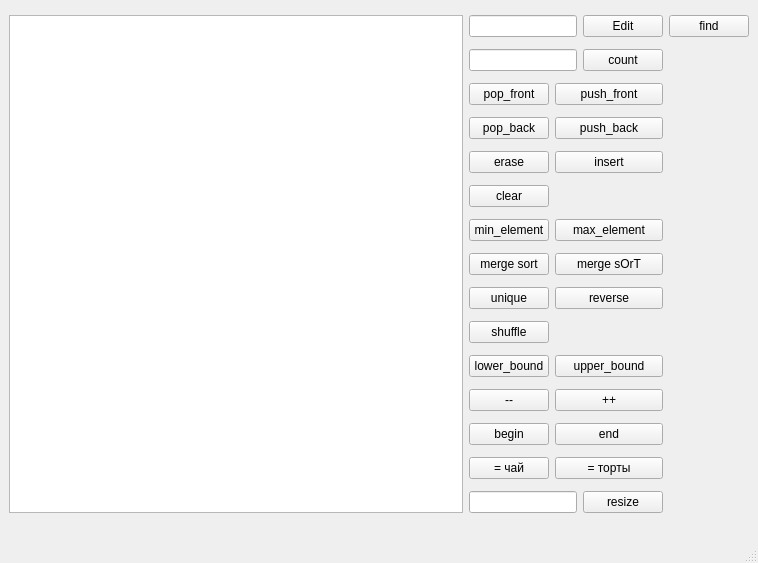
<?xml version="1.0" encoding="UTF-8"?>
<ui version="4.0">
 <class>MainWindow</class>
 <widget class="QMainWindow" name="MainWindow">
  <property name="geometry">
   <rect>
    <x>0</x>
    <y>0</y>
    <width>758</width>
    <height>563</height>
   </rect>
  </property>
  <property name="windowTitle">
   <string>std::vector demo</string>
  </property>
  <widget class="QWidget" name="centralwidget">
   <layout class="QGridLayout" name="gridLayout">
    <item row="0" column="0" rowspan="15">
     <widget class="QListWidget" name="list_widget"/>
    </item>
    <item row="0" column="1" colspan="2">
     <widget class="QLineEdit" name="txt_elem_content"/>
    </item>
    <item row="0" column="3">
     <widget class="QPushButton" name="btn_edit">
      <property name="text">
       <string>Edit</string>
      </property>
     </widget>
    </item>
    <item row="0" column="4">
     <widget class="QPushButton" name="btn_find">
      <property name="text">
       <string>find</string>
      </property>
     </widget>
    </item>
    <item row="1" column="1" colspan="2">
     <widget class="QLineEdit" name="le_count"/>
    </item>
    <item row="1" column="3">
     <widget class="QPushButton" name="btn_count">
      <property name="text">
       <string>count</string>
      </property>
     </widget>
    </item>
    <item row="1" column="4">
     <widget class="QLabel" name="lbl_count">
      <property name="text">
       <string/>
      </property>
     </widget>
    </item>
    <item row="2" column="1">
     <widget class="QPushButton" name="btn_pop_front">
      <property name="text">
       <string>pop_front</string>
      </property>
     </widget>
    </item>
    <item row="2" column="2" colspan="2">
     <widget class="QPushButton" name="btn_push_front">
      <property name="text">
       <string>push_front</string>
      </property>
     </widget>
    </item>
    <item row="3" column="1">
     <widget class="QPushButton" name="btn_pop_back">
      <property name="text">
       <string>pop_back</string>
      </property>
     </widget>
    </item>
    <item row="3" column="2" colspan="2">
     <widget class="QPushButton" name="btn_push_back">
      <property name="text">
       <string>push_back</string>
      </property>
     </widget>
    </item>
    <item row="4" column="1">
     <widget class="QPushButton" name="btn_erase">
      <property name="text">
       <string>erase</string>
      </property>
     </widget>
    </item>
    <item row="4" column="2" colspan="2">
     <widget class="QPushButton" name="btn_insert">
      <property name="text">
       <string>insert</string>
      </property>
     </widget>
    </item>
    <item row="5" column="1">
     <widget class="QPushButton" name="btn_clear">
      <property name="text">
       <string>clear</string>
      </property>
     </widget>
    </item>
    <item row="6" column="1">
     <widget class="QPushButton" name="btn_min_element">
      <property name="text">
       <string>min_element</string>
      </property>
     </widget>
    </item>
    <item row="6" column="2" colspan="2">
     <widget class="QPushButton" name="btn_max_element">
      <property name="text">
       <string>max_element</string>
      </property>
     </widget>
    </item>
    <item row="7" column="1">
     <widget class="QPushButton" name="btn_merge_sort">
      <property name="text">
       <string>merge sort</string>
      </property>
     </widget>
    </item>
    <item row="7" column="2" colspan="2">
     <widget class="QPushButton" name="btn_merge_sOrT">
      <property name="text">
       <string>merge sOrT</string>
      </property>
     </widget>
    </item>
    <item row="8" column="1">
     <widget class="QPushButton" name="btn_unique">
      <property name="text">
       <string>unique</string>
      </property>
     </widget>
    </item>
    <item row="8" column="2" colspan="2">
     <widget class="QPushButton" name="btn_reverse">
      <property name="text">
       <string>reverse</string>
      </property>
     </widget>
    </item>
    <item row="9" column="1">
     <widget class="QPushButton" name="btn_shuffle">
      <property name="text">
       <string>shuffle</string>
      </property>
     </widget>
    </item>
    <item row="10" column="1">
     <widget class="QPushButton" name="btn_lower_bound">
      <property name="text">
       <string>lower_bound</string>
      </property>
     </widget>
    </item>
    <item row="10" column="2" colspan="2">
     <widget class="QPushButton" name="btn_upper_bound">
      <property name="text">
       <string>upper_bound</string>
      </property>
     </widget>
    </item>
    <item row="11" column="1">
     <widget class="QPushButton" name="btn_dec_iterator">
      <property name="text">
       <string>--</string>
      </property>
     </widget>
    </item>
    <item row="11" column="2" colspan="2">
     <widget class="QPushButton" name="btn_inc_iterator">
      <property name="text">
       <string>++</string>
      </property>
     </widget>
    </item>
    <item row="12" column="1">
     <widget class="QPushButton" name="btn_begin">
      <property name="text">
       <string>begin</string>
      </property>
     </widget>
    </item>
    <item row="12" column="2" colspan="2">
     <widget class="QPushButton" name="btn_end">
      <property name="text">
       <string>end</string>
      </property>
     </widget>
    </item>
    <item row="13" column="1">
     <widget class="QPushButton" name="btn_tea">
      <property name="text">
       <string>= чай</string>
      </property>
     </widget>
    </item>
    <item row="13" column="2" colspan="2">
     <widget class="QPushButton" name="btn_cakes">
      <property name="text">
       <string>= торты</string>
      </property>
     </widget>
    </item>
    <item row="14" column="1" colspan="2">
     <widget class="QLineEdit" name="txt_size"/>
    </item>
    <item row="14" column="3">
     <widget class="QPushButton" name="btn_resize">
      <property name="text">
       <string>resize</string>
      </property>
     </widget>
    </item>
   </layout>
  </widget>
  <widget class="QMenuBar" name="menuBar">
   <property name="geometry">
    <rect>
     <x>0</x>
     <y>0</y>
     <width>758</width>
     <height>21</height>
    </rect>
   </property>
  </widget>
  <widget class="QStatusBar" name="statusBar"/>
 </widget>
 <resources/>
 <connections/>
</ui>
